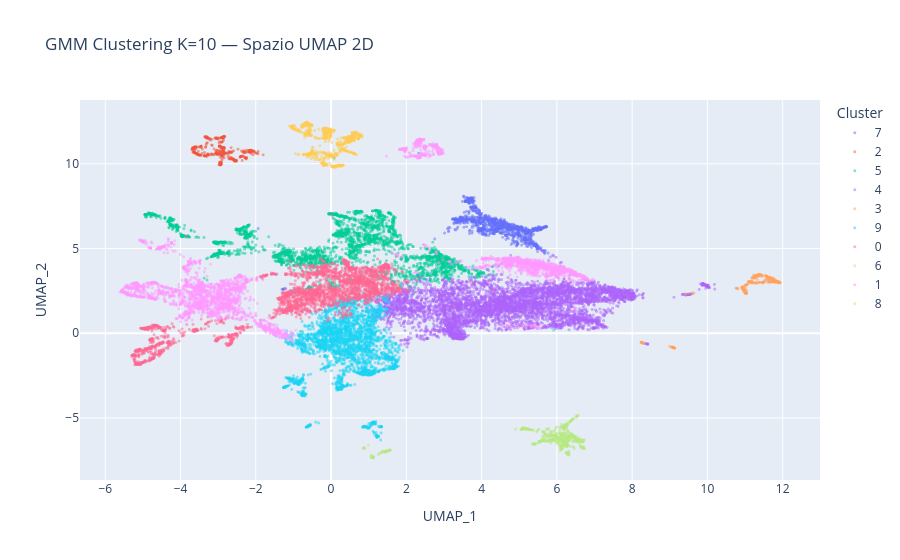

Notebook source saved alongside this figure:
### Code cell
# ─────────────────────────────────────────────
# 5.4 STATISTICAL CLUSTER EVALUATION
# ─────────────────────────────────────────────
X_eval = X_umap_3d[clean_mask]
y_eval = cluster_labels_clean

sil   = silhouette_score(X_eval, y_eval, sample_size=5000, random_state=SEED)
dbi   = davies_bouldin_score(X_eval, y_eval)
chi   = calinski_harabasz_score(X_eval, y_eval)

print('=== KPI STATISTICI ===')
print(f'Silhouette Score    : {sil:.4f}  (↑ meglio, range [-1,1])')
print(f'Davies-Bouldin Index: {dbi:.4f}  (↓ meglio, range [0,∞])')
print(f'Calinski-Harabasz   : {chi:.1f}  (↑ meglio)')

# Visualizzazione GMM nello spazio UMAP
cm_clean = customer_matrix[clean_mask].copy()

fig = px.scatter(
    x=X_umap_2d[clean_mask, 0],
    y=X_umap_2d[clean_mask, 1],
    color=cluster_labels_clean.astype(str),
    opacity=0.5,
    title=f'GMM Clustering K={K_opt} — Spazio UMAP 2D',
    labels={'x': 'UMAP_1', 'y': 'UMAP_2', 'color': 'Cluster'}
)
fig.update_traces(marker=dict(size=3))
fig.show()

### Figure 1 — Plotly figure (JSON) as saved in the notebook; plotly's stock layout.template omitted (floating-point values rounded to 4 significant figures; data arrays with more than 128 entries replaced by an {"elided": "..."} marker saying what was removed)
{"data": [{"hovertemplate": "Cluster=7<br>UMAP_1=%{x}<br>UMAP_2=%{y}<extra></extra>", "legendgroup": "7", "marker": {"color": "#636efa", "opacity": 0.5, "size": 3, "symbol": "circle"}, "mode": "markers", "name": "7", "showlegend": true, "type": "scattergl", "x": {"elided": "1113 float values"}, "xaxis": "x", "y": {"elided": "1113 float values"}, "yaxis": "y"}, {"hovertemplate": "Cluster=2<br>UMAP_1=%{x}<br>UMAP_2=%{y}<extra></extra>", "legendgroup": "2", "marker": {"color": "#EF553B", "opacity": 0.5, "size": 3, "symbol": "circle"}, "mode": "markers", "name": "2", "showlegend": true, "type": "scattergl", "x": {"elided": "513 float values"}, "xaxis": "x", "y": {"elided": "513 float values"}, "yaxis": "y"}, {"hovertemplate": "Cluster=5<br>UMAP_1=%{x}<br>UMAP_2=%{y}<extra></extra>", "legendgroup": "5", "marker": {"color": "#00cc96", "opacity": 0.5, "size": 3, "symbol": "circle"}, "mode": "markers", "name": "5", "showlegend": true, "type": "scattergl", "x": {"elided": "3044 float values"}, "xaxis": "x", "y": {"elided": "3044 float values"}, "yaxis": "y"}, {"hovertemplate": "Cluster=4<br>UMAP_1=%{x}<br>UMAP_2=%{y}<extra></extra>", "legendgroup": "4", "marker": {"color": "#ab63fa", "opacity": 0.5, "size": 3, "symbol": "circle"}, "mode": "markers", "name": "4", "showlegend": true, "type": "scattergl", "x": {"elided": "5500 float values"}, "xaxis": "x", "y": {"elided": "5500 float values"}, "yaxis": "y"}, {"hovertemplate": "Cluster=3<br>UMAP_1=%{x}<br>UMAP_2=%{y}<extra></extra>", "legendgroup": "3", "marker": {"color": "#FFA15A", "opacity": 0.5, "size": 3, "symbol": "circle"}, "mode": "markers", "name": "3", "showlegend": true, "type": "scattergl", "x": {"elided": "384 float values"}, "xaxis": "x", "y": {"elided": "384 float values"}, "yaxis": "y"}, {"hovertemplate": "Cluster=9<br>UMAP_1=%{x}<br>UMAP_2=%{y}<extra></extra>", "legendgroup": "9", "marker": {"color": "#19d3f3", "opacity": 0.5, "size": 3, "symbol": "circle"}, "mode": "markers", "name": "9", "showlegend": true, "type": "scattergl", "x": {"elided": "3058 float values"}, "xaxis": "x", "y": {"elided": "3058 float values"}, "yaxis": "y"}, {"hovertemplate": "Cluster=0<br>UMAP_1=%{x}<br>UMAP_2=%{y}<extra></extra>", "legendgroup": "0", "marker": {"color": "#FF6692", "opacity": 0.5, "size": 3, "symbol": "circle"}, "mode": "markers", "name": "0", "showlegend": true, "type": "scattergl", "x": {"elided": "3024 float values"}, "xaxis": "x", "y": {"elided": "3024 float values"}, "yaxis": "y"}, {"hovertemplate": "Cluster=6<br>UMAP_1=%{x}<br>UMAP_2=%{y}<extra></extra>", "legendgroup": "6", "marker": {"color": "#B6E880", "opacity": 0.5, "size": 3, "symbol": "circle"}, "mode": "markers", "name": "6", "showlegend": true, "type": "scattergl", "x": {"elided": "763 float values"}, "xaxis": "x", "y": {"elided": "763 float values"}, "yaxis": "y"}, {"hovertemplate": "Cluster=1<br>UMAP_1=%{x}<br>UMAP_2=%{y}<extra></extra>", "legendgroup": "1", "marker": {"color": "#FF97FF", "opacity": 0.5, "size": 3, "symbol": "circle"}, "mode": "markers", "name": "1", "showlegend": true, "type": "scattergl", "x": {"elided": "3353 float values"}, "xaxis": "x", "y": {"elided": "3353 float values"}, "yaxis": "y"}, {"hovertemplate": "Cluster=8<br>UMAP_1=%{x}<br>UMAP_2=%{y}<extra></extra>", "legendgroup": "8", "marker": {"color": "#FECB52", "opacity": 0.5, "size": 3, "symbol": "circle"}, "mode": "markers", "name": "8", "showlegend": true, "type": "scattergl", "x": {"elided": "725 float values"}, "xaxis": "x", "y": {"elided": "725 float values"}, "yaxis": "y"}], "layout": {"legend": {"title": {"text": "Cluster"}, "tracegroupgap": 0}, "title": {"text": "GMM Clustering K=10 — Spazio UMAP 2D"}, "xaxis": {"anchor": "y", "domain": [0, 1], "title": {"text": "UMAP_1"}}, "yaxis": {"anchor": "x", "domain": [0, 1], "title": {"text": "UMAP_2"}}}}
